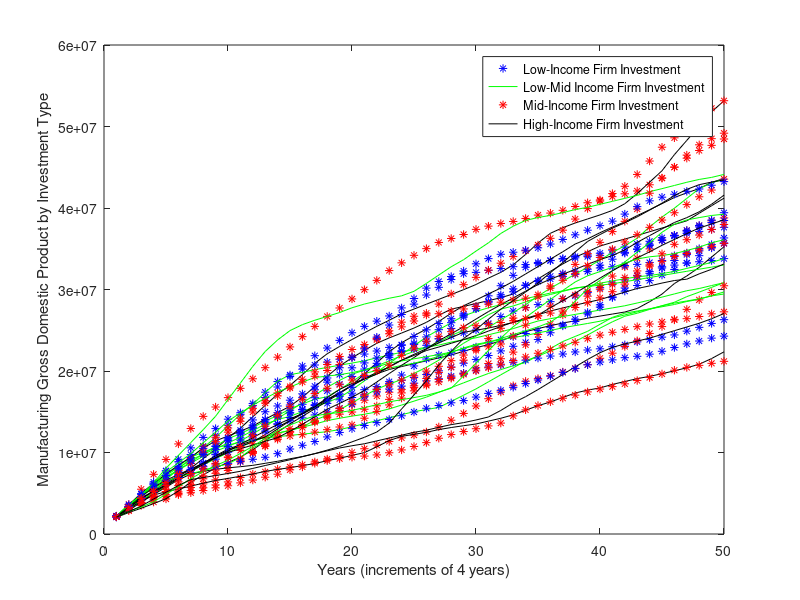

The MATLAB script that drew this image:
%AM115 Final Project - Individual Agent Sector Investment: INVESTMENT IN
%GIVEN FIRM LEVEL SIMULATION 

%population/firm initialization 
incomelevels = 4;
indperlev = 100;
years = 50;
firmsperlev = 10;
familysize = 6;


%Firm size transition matrix : http://www.jadafea.com/wp-content/uploads/2015/12/JAD_vol17-2_ch3.pdf
T1 = [0.66 0.21 0.08 0.04;
     0.19 0.44 0.15 0.22;
     0.08 0.18 0.31 0.43;
     0.01 0.01 0.08 0.90];
     

%savings rates for each quartile
savings = [.014 .02 .06 .12];


%consumption by quintile for Sierra Leone 
%https://archive.lib.msu.edu/DMC/African%20Working%20Papers/AREP/AREP16/AREP16.pdf
%consumption of quintile 1
sq1 = [.266 .535 .043 .019];
%consumption of quintile 2
sq2 = [.260 .522 .056 .02];
%consumption of quintile 3
sq3 = [.257 .476 .062 .021];
%consumption of quintile 4
sq4 = [.254 .509 .069 .021]; 

% % % % % % % % % % % % % % %%%consuming of all quintile one products by every other quintile 
% % % % % % % % % % % % % % ssq1 = [.266 .260 .257 .254]; %consumption of q1 products by q1 q2 q3 q4
% % % % % % % % % % % % % % ssq2 = [.535 .522 .476 .509]; %consumption of q2 products by q1 q2 q3 q4
% % % % % % % % % % % % % % ssq3 = [.043 .056 .062 .069]; %consumption of q3 products by q1 q2 q3 q4
% % % % % % % % % % % % % % ssq4 = [.019+.135 .02+.141 .021+.144 .021+.147]; %consumption of q4 products by q1 q2 q3 q4
% % % % % % % % % % % % % % 
% % % % % % % % % % % % % % SQX = [.266 .260 .257 .254;
% % % % % % % % % % % % % %       .535 .522 .476 .509;
% % % % % % % % % % % % % %       .043 .056 .062 .069;
% % % % % % % % % % % % % %       .019+.135 .02+.141 .021+.144 .021+.147];
  

%%%%% exporting share by firm size  %%%%%

k = [20/25 3/25 1/25 1/25];
expshare = ones(incomelevels, firmsperlev) .* k';

%%%%%%%%%TARIFF RANGE INITIALIZATION%%%%%%%
Investment = [ 0.12 0 0 0;
               0 0.12 0 0;
               0 0 0.12 0;
               0 0 0 0.12];
inv = 4;
%gdptariff = zeros(years, Tmag);

%%%%%%%%%%%%%%%%%%%%%%%%%%%%SIMULATION%%%%%%%%%%%%%%%%%%%%%%%%%%%%%%%%%%%%%
%%%%%%%%%%%%%%%%%%%%%%%%%%%%%%%%%%%%%%%%%%%%%%%%%%%%%%%%%%%%%%%%%%%%%%%%%%%

simulations = 10;



for x = 1:simulations

        gdpinvestment = zeros(years, inv);

        for c = 1:inv
                %%%%%%%%%%%%%%%%%%%%%%REINITIALIZATION%%%%%%%%%%%%%%%%%%%%%%%%%%%
                %reinitialization
                pop = ones(incomelevels, indperlev); 
                pop(2,:) = 2;
                pop(3,:) = 3;
                pop(4,:) = 4;

                %%%%%plotting matrices: 
                firmplot = zeros(years, incomelevels);
                wealthplot = zeros(years, incomelevels);
                gdpplot = zeros(years, incomelevels);

                %reinitializing wagesincome 
                wagesincome = [1.5*260 5.75*260 15.75*260 25*260];

                %reinitializing each firms income per year 
                ssq1 = [.266 .260 .257 .254]; %consumption of q1 products by q1 q2 q3 q4
                ssq2 = [.535 .522 .476 .509]; %consumption of q2 products by q1 q2 q3 q4
                ssq3 = [.043 .056 .062 .069]; %consumption of q3 products by q1 q2 q3 q4
                ssq4 = [.019+.135 .02+.141 .021+.144 .021+.147];
                
                SQX = [.266 .260 .257 .254;
                .535 .522 .476 .509;
                .043 .056 .062 .069;
                .019+.135 .02+.141 .021+.144 .021+.147];
                
                %initialization of firm productivity given size/income level
                OutputProd = [1 1.075 1.2 1.3];
                
                %firmincome = zeros(incomelevels, indperlev); 
                %firmincome = zeros(incomelevels, firmsperlev);
                firmincome = ones(incomelevels, firmsperlev);
                firmincome(1,:) = firmincome(1,:) .* (OutputProd(1)).*((sum((wagesincome .* (1.-savings) .* ssq1).* indperlev)/firmsperlev) - ((wagesincome(1) .* (indperlev/familysize))/firmsperlev));
                firmincome(2,:) = firmincome(2,:) .* (OutputProd(2)).*((sum((wagesincome .* (1.-savings) .* ssq2).* indperlev)/firmsperlev) - ((wagesincome(2) .* (indperlev/familysize))/firmsperlev));
                firmincome(3,:) = firmincome(3,:) .* (OutputProd(3)).*((sum((wagesincome .* (1.-savings) .* ssq3).* indperlev)/firmsperlev) - ((wagesincome(3) .* (indperlev/familysize))/firmsperlev));
                firmincome(4,:) = firmincome(4,:) .* (OutputProd(4)).*((sum((wagesincome .* (1.-savings) .* ssq4).* indperlev)/firmsperlev) - ((wagesincome(4) .* (indperlev/familysize))/firmsperlev));

                wealth = zeros(incomelevels, indperlev);
                manugdp = zeros(years, 1);
                
                
                %%%%%%%%%%%%%%%%%%%%%%REINITIALIZATION%%%%%%%%%%%%%%%%%%%%%%%%%%%
                
                %%%%productivity output by firm level compared with income level 1 output 
                OutputProd = [1+Investment(c,1) 1.075+Investment(c,2) 1.2+Investment(c,3) 1.3+Investment(c,4)];
                

                for i = 1:years

                        for r = 1:incomelevels %for each individual in each income level at year i
                            %%%%%%%%%%%%%%%%%%%%
                            %wagesincome = [1.5*260 5.75*260 15.75*260 25*260];
                            %changing wages based on firm output, and probability of
                            %individual switching from smaller firm to bigger firm or vice
                            %versa
                            rnd = rand(1.0);
                            if (wagesincome(r) == 1.5 * 260) %%%%% <========= maybe change to firm output levels? 
                                if (rnd < T1(1,2))
                                    wagesincome(r) = 5.75 * 260;
                                elseif (rnd < T1(1,3))
                                    wagesincome(r) = 15.75 * 260;
                                elseif (rnd < T1(1,4))
                                    wagesincome(r) = 25 * 260;
                                else
                                    wagesincome(r) = 1.5 * 260; 
                                end
                            end
                            rnd = rand(1.0);
                            if (wagesincome(r) == 5.75 * 260)
                                if (rnd < T1(2,1))
                                    wagesincome(r) = 1.5 * 260;
                                elseif (rnd < T1(2,3))
                                    wagesincome(r) = 15.75 * 260;
                                elseif (rnd < T1(2,4))
                                    wagesincome(r) = 25 * 260;
                                else
                                    wagesincome(r) = 5.75 * 260; 
                                end
                            end
                            rnd = rand(1.0);
                            if (wagesincome(r) == 15.75 * 260)
                                if (rnd < T1(3,1))
                                    wagesincome(r) = 1.5 * 260;
                                elseif (rnd < T1(3,2))
                                    wagesincome(r) = 5.75 * 260;
                                elseif (rnd < T1(3,4))
                                    wagesincome(r) = 25 * 260;
                                else
                                    wagesincome(r) = 15.75 * 260; 
                                end
                            end
                            rnd = rand(1.0);
                            if (wagesincome(r) == 25 * 260)
                                if (rnd < T1(4,1))
                                    wagesincome(r) = 1.5 * 260;
                                elseif (rnd < T1(4,2))
                                    wagesincome(r) = 5.75 * 260;
                                elseif (rnd < T1(2,4))
                                    wagesincome(r) = 15.75 * 260;
                                else
                                    wagesincome(r) = 25 * 260; 
                                end
                            end


                            %%%%%%%%%%%%%%%%%%%%
                            for b = 1:firmsperlev 

                                %calculating firm income after every year = prior income + sales - laborcosts  
                                firmincome(r,b) = firmincome(r,b) + (OutputProd(r)).*(sum((wagesincome .* (1.-savings) .* SQX(r,:).* indperlev)/firmsperlev)) - ((wagesincome(r) .* (indperlev/familysize))/firmsperlev) + (expshare(r,b).* manugdp(i));

                            end


                            for a = 1:indperlev

                                %aggregating total wealth for each individual in each income
                                %level 
                                wealth(r,a) = wealth(r,a) + (wagesincome(pop(r,a)) * savings(pop(r,a))); % + firmincome(r,a);


                            end

%                             firmplot(i,r) = firmincome(r,1);
%                             wealthplot(i,r) = wealth(r,1);
%                             gdpplot(i,r) = firmplot(i,r) + wealthplot(i,r);

                        end

                manugdp(i) = sum(sum(wealth') + sum(firmincome'));
                gdpinvestment(i,c) = manugdp(i); 

                end 


        end


        plot(gdpinvestment(:,1), 'b*');
        hold on;
        plot(gdpinvestment(:,2), 'Color', 'g');
        plot(gdpinvestment(:,3), 'r*');
        plot(gdpinvestment(:,4), 'Color', 'k');
        xlabel('Years (increments of 4 years)');
        ylabel('Manufacturing Gross Domestic Product by Investment Type')
        legend('Low-Income Firm Investment','Low-Mid Income Firm Investment', 'Mid-Income Firm Investment', 'High-Income Firm Investment');
        
end  


hold off; 
